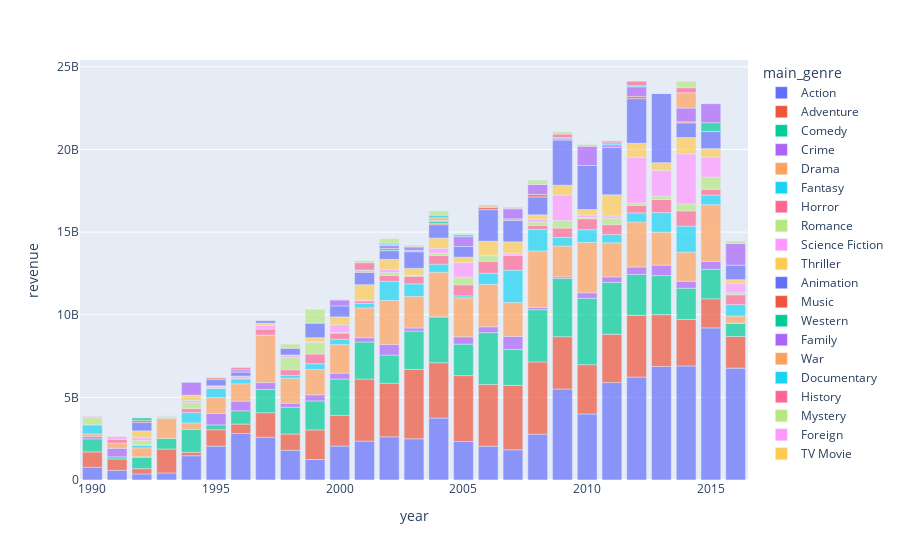

Notebook cell for this chart:
### Code cell
fig = px.bar(
    data_frame=revenue_by_year_genre,
    x="year",
    y="revenue",
    color='main_genre',
    color_discrete_sequence=px.colors.qualitative.Plotly,
    opacity=0.7
)

fig.show()

### Figure 1 — Plotly figure (JSON) as saved in the notebook; plotly's stock layout.template omitted (floating-point values rounded to 4 significant figures)
{"data": [{"alignmentgroup": "True", "hovertemplate": "main_genre=Action<br>year=%{x}<br>revenue=%{y}<extra></extra>", "legendgroup": "Action", "marker": {"color": "#636EFA", "opacity": 0.7, "pattern": {"shape": ""}}, "name": "Action", "offsetgroup": "Action", "orientation": "v", "showlegend": true, "textposition": "auto", "type": "bar", "x": [1990, 1991, 1992, 1993, 1994, 1995, 1996, 1997, 1998, 1999, 2000, 2001, 2002, 2003, 2004, 2005, 2006, 2007, 2008, 2009, 2010, 2011, 2012, 2013, 2014, 2015, 2016], "xaxis": "x", "y": [769544404, 582590848, 364285917, 424245126, 1466077288, 2047258928, 2811425901, 2585680633, 1798977791, 1240186179, 2053126906, 2349255900, 2611877823, 2492700334, 3744784390, 2331836965, 2044014842, 1826203419, 2770959469, 5499078826, 3993020001, 5894603240, 6226152165, 6869002465, 6901471560, 9201531733, 6768769021], "yaxis": "y"}, {"alignmentgroup": "True", "hovertemplate": "main_genre=Adventure<br>year=%{x}<br>revenue=%{y}<extra></extra>", "legendgroup": "Adventure", "marker": {"color": "#EF553B", "opacity": 0.7, "pattern": {"shape": ""}}, "name": "Adventure", "offsetgroup": "Adventure", "orientation": "v", "showlegend": true, "textposition": "auto", "type": "bar", "x": [1990, 1991, 1992, 1993, 1994, 1995, 1996, 1997, 1998, 1999, 2000, 2001, 2002, 2003, 2004, 2005, 2006, 2007, 2008, 2009, 2010, 2011, 2012, 2013, 2014, 2015, 2016], "xaxis": "x", "y": [930395890, 691348731, 321731527, 1447858990, 209007388, 994088938, 570077268, 1483283962, 980804494, 1790721773, 1856989607, 3755313494, 3237484067, 4196446572, 3349625837, 3985421564, 3736296216, 3896362996, 4372561276, 3170968696, 2986133927, 2919537991, 3728934948, 3135085520, 2816768770, 1762773362, 1916463561], "yaxis": "y"}, {"alignmentgroup": "True", "hovertemplate": "main_genre=Comedy<br>year=%{x}<br>revenue=%{y}<extra></extra>", "legendgroup": "Comedy", "marker": {"color": "#00CC96", "opacity": 0.7, "pattern": {"shape": ""}}, "name": "Comedy", "offsetgroup": "Comedy", "orientation": "v", "showlegend": true, "textposition": "auto", "type": "bar", "x": [1990, 1991, 1992, 1993, 1994, 1995, 1996, 1997, 1998, 1999, 2000, 2001, 2002, 2003, 2004, 2005, 2006, 2007, 2008, 2009, 2010, 2011, 2012, 2013, 2014, 2015, 2016], "xaxis": "x", "y": [788702323, 128825902, 693030895, 643712555, 1392820924, 291349031, 802868789, 1407838209, 1619204596, 1754543460, 2195272824, 2244502346, 1706823052, 2320160690, 2768303495, 1902487289, 3136311289, 2171777906, 3163313828, 3527912664, 4015549044, 3139999701, 2482374248, 2364827019, 1884229900, 1775885978, 792419802], "yaxis": "y"}, {"alignmentgroup": "True", "hovertemplate": "main_genre=Crime<br>year=%{x}<br>revenue=%{y}<extra></extra>", "legendgroup": "Crime", "marker": {"color": "#AB63FA", "opacity": 0.7, "pattern": {"shape": ""}}, "name": "Crime", "offsetgroup": "Crime", "orientation": "v", "showlegend": true, "textposition": "auto", "type": "bar", "x": [1990, 1991, 1992, 1995, 1996, 1997, 1998, 1999, 2000, 2001, 2002, 2003, 2004, 2005, 2006, 2007, 2008, 2009, 2010, 2011, 2012, 2013, 2014, 2015, 2016], "xaxis": "x", "y": [136766062, 512546991, 25386235, 699017404, 588623357, 417204103, 247091409, 367539639, 358692331, 260575523, 637716965, 187386886, 13603943, 438314831, 355196073, 788543864, 127816491, 96223777, 335073775, 332771967, 448171297, 628390621, 418380035, 482791080, 15436808], "yaxis": "y"}, {"alignmentgroup": "True", "hovertemplate": "main_genre=Drama<br>year=%{x}<br>revenue=%{y}<extra></extra>", "legendgroup": "Drama", "marker": {"color": "#FFA15A", "opacity": 0.7, "pattern": {"shape": ""}}, "name": "Drama", "offsetgroup": "Drama", "orientation": "v", "showlegend": true, "textposition": "auto", "type": "bar", "x": [1990, 1991, 1992, 1993, 1994, 1995, 1996, 1997, 1998, 1999, 2000, 2001, 2002, 2003, 2004, 2005, 2006, 2007, 2008, 2009, 2010, 2011, 2012, 2013, 2014, 2015, 2016], "xaxis": "x", "y": [160242857, 317417844, 537250262, 1222171004, 388196413, 947556676, 1044431513, 2876320806, 1507689664, 1527872967, 1727975323, 1799168050, 2672605455, 1912435123, 2690432261, 2356564324, 2561447771, 2054520605, 3423994865, 1857224635, 3045938344, 2064491759, 2719367610, 1993687562, 1760671043, 3432117599, 424865920], "yaxis": "y"}, {"alignmentgroup": "True", "hovertemplate": "main_genre=Fantasy<br>year=%{x}<br>revenue=%{y}<extra></extra>", "legendgroup": "Fantasy", "marker": {"color": "#19D3F3", "opacity": 0.7, "pattern": {"shape": ""}}, "name": "Fantasy", "offsetgroup": "Fantasy", "orientation": "v", "showlegend": true, "textposition": "auto", "type": "bar", "x": [1990, 1992, 1993, 1994, 1995, 1996, 1997, 1998, 1999, 2000, 2001, 2002, 2003, 2004, 2005, 2006, 2007, 2008, 2009, 2010, 2011, 2012, 2013, 2014, 2015, 2016], "xaxis": "x", "y": [558000000, 149022650, 15938065, 625464565, 563347634, 293664499, 0, 181112600, 354407462, 322850580, 276195617, 1149573648, 759546496, 487657135, 123356821, 669886274, 1958214261, 1303735896, 529867641, 767494306, 496116799, 553062317, 1185813238, 1580565205, 581471193, 695674796], "yaxis": "y"}, {"alignmentgroup": "True", "hovertemplate": "main_genre=Horror<br>year=%{x}<br>revenue=%{y}<extra></extra>", "legendgroup": "Horror", "marker": {"color": "#FF6692", "opacity": 0.7, "pattern": {"shape": ""}}, "name": "Horror", "offsetgroup": "Horror", "orientation": "v", "showlegend": true, "textposition": "auto", "type": "bar", "x": [1990, 1991, 1992, 1994, 1995, 1996, 1997, 1998, 1999, 2000, 2001, 2002, 2003, 2004, 2005, 2006, 2007, 2008, 2009, 2010, 2011, 2012, 2013, 2014, 2015, 2016], "xaxis": "x", "y": [0, 226374459, 32101000, 241754789, 15116634, 25836616, 358579285, 334668408, 586644833, 372694876, 151101669, 362844807, 455509345, 524821084, 666967079, 721951239, 901686819, 231321514, 560966210, 660459405, 600634758, 452625791, 795473019, 917227071, 350959576, 590841975], "yaxis": "y"}, {"alignmentgroup": "True", "hovertemplate": "main_genre=Romance<br>year=%{x}<br>revenue=%{y}<extra></extra>", "legendgroup": "Romance", "marker": {"color": "#B6E880", "opacity": 0.7, "pattern": {"shape": ""}}, "name": "Romance", "offsetgroup": "Romance", "orientation": "v", "showlegend": true, "textposition": "auto", "type": "bar", "x": [1990, 1992, 1993, 1994, 1995, 1998, 1999, 2000, 2002, 2003, 2004, 2005, 2006, 2007, 2008, 2009, 2010, 2011, 2012, 2013, 2014, 2015, 2016], "xaxis": "x", "y": [463000000, 278411639, 100906973, 373783407, 2122561, 739323110, 702466272, 36609995, 172062738, 62646763, 138588810, 454264478, 340256716, 17500000, 218294489, 456586264, 85854388, 395953667, 152944881, 202465201, 419222667, 741808379, 126462378], "yaxis": "y"}, {"alignmentgroup": "True", "hovertemplate": "main_genre=Science Fiction<br>year=%{x}<br>revenue=%{y}<extra></extra>", "legendgroup": "Science Fiction", "marker": {"color": "#FF97FF", "opacity": 0.7, "pattern": {"shape": ""}}, "name": "Science Fiction", "offsetgroup": "Science Fiction", "orientation": "v", "showlegend": true, "textposition": "auto", "type": "bar", "x": [1990, 1991, 1992, 1994, 1995, 1996, 1997, 1998, 1999, 2000, 2001, 2002, 2004, 2005, 2006, 2007, 2008, 2009, 2010, 2011, 2012, 2013, 2014, 2015, 2016], "xaxis": "x", "y": [57120318, 174900000, 159773545, 120000000, 113374103, 150000000, 231370418, 131100000, 36450736, 464546488, 44460850, 191042002, 297649110, 888869464, 31070211, 104738705, 163712074, 1547503154, 142605592, 127891379, 2762263782, 1559579645, 3033186364, 1206674692, 543934787], "yaxis": "y"}, {"alignmentgroup": "True", "hovertemplate": "main_genre=Thriller<br>year=%{x}<br>revenue=%{y}<extra></extra>", "legendgroup": "Thriller", "marker": {"color": "#FECB52", "opacity": 0.7, "pattern": {"shape": ""}}, "name": "Thriller", "offsetgroup": "Thriller", "orientation": "v", "showlegend": true, "textposition": "auto", "type": "bar", "x": [1991, 1992, 1994, 1995, 1996, 1997, 1998, 1999, 2000, 2001, 2002, 2003, 2004, 2005, 2006, 2007, 2008, 2009, 2010, 2011, 2012, 2013, 2014, 2015, 2016], "xaxis": "x", "y": [30102717, 411006745, 315575343, 25405445, 0, 131097899, 19870567, 248133282, 482378594, 933066335, 607815310, 417049172, 618509573, 331864268, 850620459, 689394810, 268259311, 591765161, 335265501, 1283789273, 848801977, 466593258, 990327450, 512615775, 244832244], "yaxis": "y"}, {"alignmentgroup": "True", "hovertemplate": "main_genre=Animation<br>year=%{x}<br>revenue=%{y}<extra></extra>", "legendgroup": "Animation", "marker": {"color": "#636EFA", "opacity": 0.7, "pattern": {"shape": ""}}, "name": "Animation", "offsetgroup": "Animation", "orientation": "v", "showlegend": true, "textposition": "auto", "type": "bar", "x": [1992, 1995, 1996, 1997, 1998, 1999, 2000, 2001, 2002, 2003, 2004, 2005, 2006, 2007, 2008, 2009, 2010, 2011, 2012, 2013, 2014, 2015, 2016], "xaxis": "x", "y": [504050219, 373554033, 250200000, 143370985, 409374083, 888376806, 661391794, 748869981, 529028663, 1008850380, 812192806, 645661552, 1907661503, 1299836182, 1082571717, 2740452137, 2664239222, 2871044552, 2695733881, 4186053303, 881356635, 1036713389, 875958308], "yaxis": "y"}, {"alignmentgroup": "True", "hovertemplate": "main_genre=Music<br>year=%{x}<br>revenue=%{y}<extra></extra>", "legendgroup": "Music", "marker": {"color": "#EF553B", "opacity": 0.7, "pattern": {"shape": ""}}, "name": "Music", "offsetgroup": "Music", "orientation": "v", "showlegend": true, "textposition": "auto", "type": "bar", "x": [1992, 1995, 1996, 1998, 2001, 2002, 2003, 2004, 2006, 2007, 2008, 2009, 2011, 2012, 2013, 2014, 2015], "xaxis": "x", "y": [121697323, 106269971, 0, 16757163, 16991902, 0, 7808524, 65774936, 148936913, 22730842, 150816700, 0, 0, 140470746, 24522444, 67347013, 0], "yaxis": "y"}, {"alignmentgroup": "True", "hovertemplate": "main_genre=Western<br>year=%{x}<br>revenue=%{y}<extra></extra>", "legendgroup": "Western", "marker": {"color": "#00CC96", "opacity": 0.7, "pattern": {"shape": ""}}, "name": "Western", "offsetgroup": "Western", "orientation": "v", "showlegend": true, "textposition": "auto", "type": "bar", "x": [1992, 2002, 2003, 2004, 2007, 2014, 2015], "xaxis": "x", "y": [159157447, 122563539, 68296293, 133923411, 70016220, 3442853, 532950503], "yaxis": "y"}, {"alignmentgroup": "True", "hovertemplate": "main_genre=Family<br>year=%{x}<br>revenue=%{y}<extra></extra>", "legendgroup": "Family", "marker": {"color": "#AB63FA", "opacity": 0.7, "pattern": {"shape": ""}}, "name": "Family", "offsetgroup": "Family", "orientation": "v", "showlegend": true, "textposition": "auto", "type": "bar", "x": [1993, 1994, 1996, 2000, 2002, 2003, 2004, 2005, 2006, 2007, 2008, 2009, 2010, 2011, 2012, 2013, 2014, 2015, 2016], "xaxis": "x", "y": [2119994, 788241776, 129832389, 358697391, 203039354, 217502775, 44091631, 597002172, 12506188, 607780929, 603900354, 100086793, 1155052954, 157981704, 578362288, 0, 831138003, 1156730962, 1316330143], "yaxis": "y"}, {"alignmentgroup": "True", "hovertemplate": "main_genre=War<br>year=%{x}<br>revenue=%{y}<extra></extra>", "legendgroup": "War", "marker": {"color": "#FFA15A", "opacity": 0.7, "pattern": {"shape": ""}}, "name": "War", "offsetgroup": "War", "orientation": "v", "showlegend": true, "textposition": "auto", "type": "bar", "x": [1993, 1995, 2001, 2002, 2004, 2006, 2008, 2010, 2011, 2013, 2014, 2016], "xaxis": "x", "y": [25000000, 15000000, 96976270, 29882645, 167298192, 71815157, 20416563, 94882889, 17479, 0, 924629387, 25035950], "yaxis": "y"}, {"alignmentgroup": "True", "hovertemplate": "main_genre=Documentary<br>year=%{x}<br>revenue=%{y}<extra></extra>", "legendgroup": "Documentary", "marker": {"color": "#19D3F3", "opacity": 0.7, "pattern": {"shape": ""}}, "name": "Documentary", "offsetgroup": "Documentary", "orientation": "v", "showlegend": true, "textposition": "auto", "type": "bar", "x": [1994, 1999, 2000, 2001, 2002, 2003, 2004, 2005, 2006, 2007, 2008, 2009, 2010, 2011, 2012, 2013, 2014, 2015], "xaxis": "x", "y": [7830611, 500000, 21268532, 22291080, 99846785, 15047816, 160855595, 129142450, 47921899, 26244797, 7518876, 36842915, 12049280, 117130192, 67416719, 0, 0, 0], "yaxis": "y"}, {"alignmentgroup": "True", "hovertemplate": "main_genre=History<br>year=%{x}<br>revenue=%{y}<extra></extra>", "legendgroup": "History", "marker": {"color": "#FF6692", "opacity": 0.7, "pattern": {"shape": ""}}, "name": "History", "offsetgroup": "History", "orientation": "v", "showlegend": true, "textposition": "auto", "type": "bar", "x": [1995, 1996, 2001, 2005, 2007, 2008, 2009, 2010, 2011, 2012, 2014], "xaxis": "x", "y": [13681765, 141047179, 449220945, 653621, 56069300, 54586584, 214104620, 0, 114956699, 284916296, 305749116], "yaxis": "y"}, {"alignmentgroup": "True", "hovertemplate": "main_genre=Mystery<br>year=%{x}<br>revenue=%{y}<extra></extra>", "legendgroup": "Mystery", "marker": {"color": "#B6E880", "opacity": 0.7, "pattern": {"shape": ""}}, "name": "Mystery", "offsetgroup": "Mystery", "orientation": "v", "showlegend": true, "textposition": "auto", "type": "bar", "x": [1998, 1999, 2000, 2001, 2002, 2003, 2004, 2005, 2008, 2009, 2010, 2011, 2014, 2016], "xaxis": "x", "y": [237127149, 834897500, 39723096, 121879827, 275650703, 90259559, 260574358, 79182340, 181599796, 143068013, 54956140, 0, 384777517, 124131255], "yaxis": "y"}, {"alignmentgroup": "True", "hovertemplate": "main_genre=Foreign<br>year=%{x}<br>revenue=%{y}<extra></extra>", "legendgroup": "Foreign", "marker": {"color": "#FF97FF", "opacity": 0.7, "pattern": {"shape": ""}}, "name": "Foreign", "offsetgroup": "Foreign", "orientation": "v", "showlegend": true, "textposition": "auto", "type": "bar", "x": [2012], "xaxis": "x", "y": [111300], "yaxis": "y"}, {"alignmentgroup": "True", "hovertemplate": "main_genre=TV Movie<br>year=%{x}<br>revenue=%{y}<extra></extra>", "legendgroup": "TV Movie", "marker": {"color": "#FECB52", "opacity": 0.7, "pattern": {"shape": ""}}, "name": "TV Movie", "offsetgroup": "TV Movie", "orientation": "v", "showlegend": true, "textposition": "auto", "type": "bar", "x": [2013], "xaxis": "x", "y": [0], "yaxis": "y"}], "layout": {"barmode": "relative", "legend": {"title": {"text": "main_genre"}, "tracegroupgap": 0}, "margin": {"t": 60}, "xaxis": {"anchor": "y", "domain": [0, 1], "title": {"text": "year"}}, "yaxis": {"anchor": "x", "domain": [0, 1], "title": {"text": "revenue"}}}}
